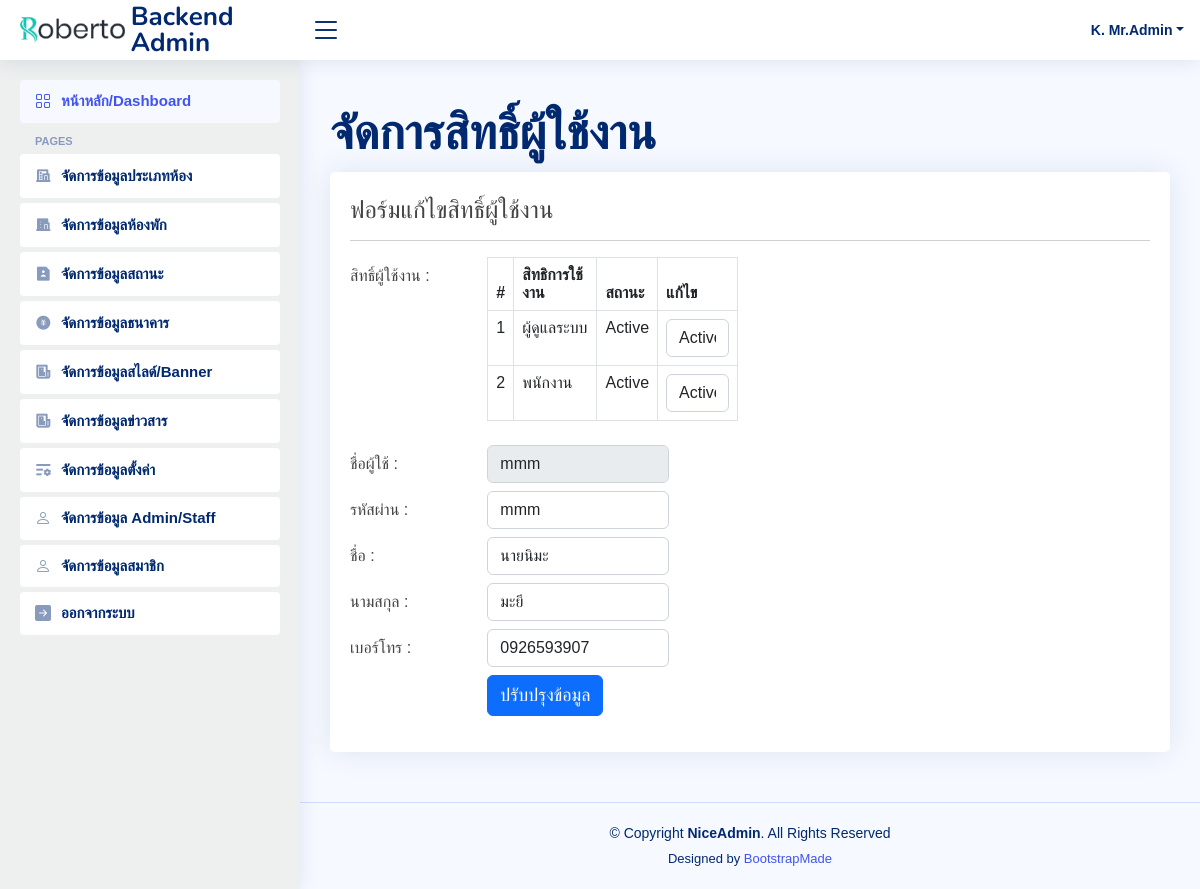
Screenshot of /admin/admin.php?act=edit&admin_id=2 (signed in) with the database file from the repository.
### tables this page shows
CREATE TABLE `tb_ac_admin` (
  `admin_id` int(3) NOT NULL,
  `status_id` int(3) NOT NULL DEFAULT 1,
  `admin_name` varchar(100) NOT NULL,
  `admin_password` varchar(100) NOT NULL,
  `admin_firstname` varchar(100) NOT NULL,
  `admin_surname` varchar(100) NOT NULL,
  `admin_phone` varchar(10) NOT NULL,
  `admin_show` tinyint(3) UNSIGNED NOT NULL DEFAULT 1,
  `admin_address` text DEFAULT NULL
);

CREATE TABLE `tb_ac_admin_role` (
  `no` int(11) NOT NULL,
  `admin_id` int(11) NOT NULL,
  `admin_role` int(11) NOT NULL,
  `admin_status` int(1) NOT NULL DEFAULT 1 COMMENT '0 = ban, 1 = online'
);

CREATE TABLE `tb_ac_status` (
  `status_id` int(3) NOT NULL,
  `status_name` varchar(100) NOT NULL
);

### admin/admin_form_edit.php (the view, shortened to what this page needs)
<?php
$admin_id = $_GET['admin_id'];
$queryUpdateDetail = "SELECT *
FROM tb_ac_admin  as a
#INNER JOIN tb_ac_status as s ON a.status_id=s.status_id
WHERE admin_id=$admin_id";
$rsDetail = mysqli_query($Connection, $queryUpdateDetail) or die (mysqli_error($Connection));
$rowDetail = mysqli_fetch_assoc($rsDetail);
  $qrole = "
    SELECT *,
    CASE
    WHEN r.admin_status = 1 THEN 'Active'
    ELSE 'ระงับ'
    END AS adminStatus
    FROM tb_ac_admin_role  as r
    INNER JOIN tb_ac_status as s ON r.admin_role=s.status_id
    WHERE admin_id=$admin_id";
  $rrole = mysqli_query($Connection, $qrole);
?>
<br>
  <h4><font face="TH Sarabun New"> ฟอร์มแก้ไขสิทธิ์ผู้ใช้งาน </font></h4>
  <hr>
  <form action="" method="post">
    <div class="row mb-2">
      <label class="col-sm-2 col-form-label"><font face="TH Sarabun New" size="3">สิทธิ์ผู้ใช้งาน :</font></label>
      <div class="col-sm-4">
        <table class="table table-bordered">
          <thead>
            <tr>
              <th>#</th>
              <th>สิทธิการใช้งาน</th>
              <th>สถานะ</th>
              <th>แก้ไข</th>
            </tr>
          </thead>
          <tbody>
            <?php $k=1; foreach ($rrole as $rrole) { ?>
            <tr>
              <td><?=$k++;?></td>
              <td><?=$rrole['status_name'];?></td>
              <td><?=$rrole['adminStatus'];?></td>
              <td>
              <select name="admin_status[<?=$rrole['no'];?>]" class="form-control" required>
                <option value="<?=$rrole['admin_role'];?>"><?=$rrole['adminStatus'];?></option>
              </select>
              </td>
            </tr>
           <?php } ?>
          </tbody>
        </table>
      </div>
    </div>
    <div class="row mb-2">
      <label for="inputText" class="col-sm-2 col-form-label"><font face="TH Sarabun New" size="3">ชื่อผู้ใช้ : </font></label>
      <div class="col-sm-3">
        <input type="text" name="admin_name" class="form-control" placeholder="Username" value="<?=$rowDetail['admin_name'];?>" disabled>
      </div>
    </div>
    <div class="row mb-2">
      <label for="inputText" class="col-sm-2 col-form-label"><font face="TH Sarabun New" size="3">รหัสผ่าน : </font></label>
      <div class="col-sm-3">
        <input type="text" required name="admin_password" class="form-control" placeholder="Password" value="<?=$rowDetail['admin_password'];?>">
      </div>
    </div>
    <div class="row mb-2">
      <label for="inputText" class="col-sm-2 col-form-label"><font face="TH Sarabun New" size="3">ชื่อ : </font></label>
      <div class="col-sm-3">
        <input type="text" required name="admin_firstname" class="form-control" placeholder="ชื่อ" value="<?=$rowDetail['admin_firstname'];?>">
      </div>
    </div>
    <div class="row mb-2">
      <label for="inputText" class="col-sm-2 col-form-label"><font face="TH Sarabun New" size="3">นามสกุล : </font></label>
      <div class="col-sm-3">
        <input type="text" required name="admin_surname" class="form-control" placeholder="นามสกุล" value="<?=$rowDetail['admin_surname'];?>">
      </div>
    </div>
    <div class="row mb-2">
      <label for="inputText" class="col-sm-2 col-form-label"><font face="TH Sarabun New" size="3">เบอร์โทร : </font></label>
      <div class="col-sm-3">
        <input type="text" required name="admin_phone" class="form-control" placeholder="เบอร์โทร 10 หลัก" minlength="10" maxlength="10" value="<?=$rowDetail['admin_phone'];?>">
      </div>
    </div>
    <div class="row mb-2">
      <label for="inputText" class="col-sm-2 col-form-label"></label>
      <div class="col-sm-3">
       <button type="submit"  class="btn btn-primary"><font face="TH Sarabun New" size="4">ปรับปรุงข้อมูล</font></button>
      </div>
    </div>
  </form>

### admin/web_struc/header.php (shortened to what this page needs)
======= Header ======= -->
  <header id="header" class="header fixed-top d-flex align-items-center">
    <div class="d-flex align-items-center justify-content-between">
      <a href="index.php" class="logo d-flex align-items-center">
        <img src="assets/img/logo.png" alt="">
        <span class="d-none d-lg-block">Backend Admin</span>
      </a>
      <i class="bi bi-list toggle-sidebar-btn"></i>
    </div>
    <nav class="header-nav ms-auto">
      <ul class="d-flex align-items-center">
        <li class="nav-item dropdown pe-3">
          <a class="nav-link nav-profile d-flex align-items-center pe-0" href="#" data-bs-toggle="dropdown">
            <span class="d-none d-md-block dropdown-toggle ps-2">K. <?=$rowAdmin['admin_firstname'];?></span>
          </a>
        </li>
      </ul>
    </nav>
  </header><!-- End Header

### admin/assets/css/style.css (style rules this page uses)
:root { scroll-behavior: smooth; }
body { font-family: "Open Sans", sans-serif; background: #f6f9ff; color: #444444; }
a { color: #4154f1; text-decoration: none; }
h1, h2, h3, h4, h5, h6 { font-family: "Nunito", sans-serif; }
.logo { line-height: 1; }
@media (min-width: 1200px) { .logo { width: 280px; } }
.logo img { max-height: 26px; margin-right: 6px; }
.logo span { font-size: 26px; font-weight: 700; color: #012970; font-family: "Nunito", sans-serif; }
.header { transition: all 0.5s; z-index: 997; height: 60px; box-shadow: 0px 2px 20px rgba(1, 41, 112, 0.1); background-color: #fff; padding-left: 20px; }
.header .toggle-sidebar-btn { font-size: 32px; padding-left: 10px; cursor: pointer; color: #012970; }
.header-nav ul { list-style: none; }
.header-nav>ul { margin: 0; padding: 0; }
.header-nav .nav-profile { color: #012970; }
.header-nav .nav-profile span { font-size: 14px; font-weight: 600; }

### admin/web_struc/title.php (style rules this page uses)
* { font-family:sans-serif; !important }

### rows the page displays
tb_ac_admin: admin_firstname "Mr.Admin"
tb_ac_admin_role: tb_ac_status.status_name "ผู้ดูแลระบบ", adminStatus "Active", no "Active"
tb_ac_admin_role: tb_ac_status.status_name "พนักงาน", adminStatus "Active", no "Active"
tb_ac_admin: admin_name "mmm", admin_password "mmm", admin_firstname "นายนิมะ", admin_surname "มะยี", admin_phone "0926593907"
